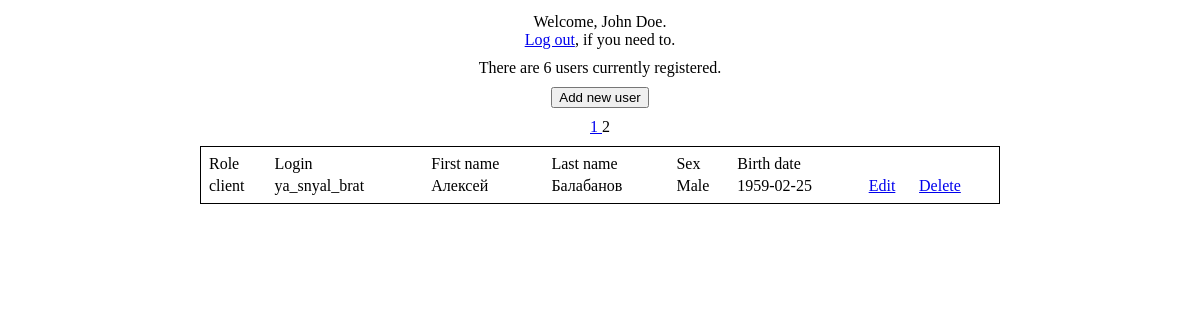
/index.php?page=2 (signed in), run on the app's committed database.
### tables this page shows
CREATE TABLE `users` (
  `id` int NOT NULL,
  `role_id` int NOT NULL,
  `login` varchar(50) NOT NULL,
  `password` varchar(255) NOT NULL,
  `first_name` varchar(50) NOT NULL,
  `last_name` varchar(50) NOT NULL,
  `sex` varchar(30) NOT NULL,
  `birth_date` date NOT NULL
);

### includes/db-arrays-fetch.php (called while the page is built, shortened)
<?php
class FetchArray {
  function generateRolesArray() {
    require 'includes/connect.php';
    $stmt = $pdo -> prepare('SELECT role_name FROM roles');
    $stmt -> execute();
    $roles_array = $stmt -> fetchAll();
    $roles_count = 1;
    foreach ($roles_array as $main_roles_row => $inner_roles_array) {
      foreach ($inner_roles_array as $inner_roles_row => $roles_value)
        $roles[$roles_count] = $roles_value;
      $roles_count++;
    }
    return $roles;
  }
}

### admin_interface.php (the view, shortened to what this page needs)
<?php
class AdminInterface {
  function openAdminInterface() {
    echo '<div>Welcome, ' . $_SESSION['name'] . '.
    <br>
    <a href="/logout.php">Log out</a>, if you need to.
    </div>';
    (new AdminInterface) -> showPageCount($skip_users);
  }
  function showPageCount() {
    require 'includes/connect.php';
    $stmt = $pdo -> prepare('SELECT id FROM users');
    $stmt -> execute();
    $users_count = $stmt -> rowCount();
    echo '<div>There are ' . $users_count . ' users currently registered.</div>';
    $add_acc_link = '/manage-accounts.php?action=add';
    echo '
    <div>
       <input type="button" value="Add new user" onclick=location.href="' . $add_acc_link . '">
    </div>';
    $pages_count = ceil($users_count / 5);
    echo '<div>';
    if (isset($_GET['page'])) {
      $page = $_GET['page'];
    }
    else {
      $page = 1;
    }
    for ($i = 1; $i <= $pages_count; $i++)
    {
      if ($i == $page) {
        echo $i . ' ';
      }
      else {
        $page_link = '/index.php?page=' . $i;
        echo '<a href="' . $page_link . '">' . $i . ' </a>';
      }
    }
    echo '</div>';
    $skip_users = 5 * ($page - 1);
    (new AdminInterface) -> showUserList($skip_users);
  }
  function showUserList($skip_users) {
    require 'includes/connect.php';
    require 'includes/db-arrays-fetch.php';
    $stmt = $pdo -> prepare('SELECT role_id, login, first_name, last_name, sex, birth_date FROM users ORDER BY id ASC LIMIT :skip_users, 5');
    $stmt -> bindValue(':skip_users', $skip_users, PDO::PARAM_INT);
    $stmt -> execute();
    $users_array = $stmt -> fetchAll();
    echo '
    <div>
    <table>
    <tr>
      <td>Role</td>
      <td>Login</td>
      <td>First name</td>
      <td>Last name</td>
      <td>Sex</td>
      <td>Birth date</td>
      <td></td>
    </tr>';
    $roles = (new FetchArray) -> generateRolesArray();
    foreach ($users_array as $main_users_row => $inner_users_array) {
      if (isset($roles[$inner_users_array['role_id']])) {
        $inner_users_array['role_id'] = $roles[$inner_users_array['role_id']];
      }
      echo '<tr>';
      foreach ($inner_users_array as $inner_users_row => $user_value) {
        echo '<td>' . $user_value . '</td>';
      }
      echo '<td><a href="/manage-accounts.php?action=edit&user=' . $inner_users_array['login'] .'">Edit</a></td>
      <td><a href="/manage-accounts.php?action=delete&user=' . $inner_users_array['login'] .'">Delete</a></td>';
      echo '</tr>';
    }
    echo '</table></div>';
  }
}
(new AdminInterface) -> openAdminInterface();

### styles.css (style rules this page uses)
.main > div { padding: 5px 0 5px 0; text-align: center; }
.main > div > form, table { padding: 5px; border: 0.5px solid #000; }
.main > div > table { width: 800px; }

### data on the page
users: user_value "client", login "ya_snyal_brat", first_name "Алексей", last_name "Балабанов", sex "Male", birth_date "1959-02-25"

### other printed values
$_SESSION['name'] "John Doe"
$users_count "6"
